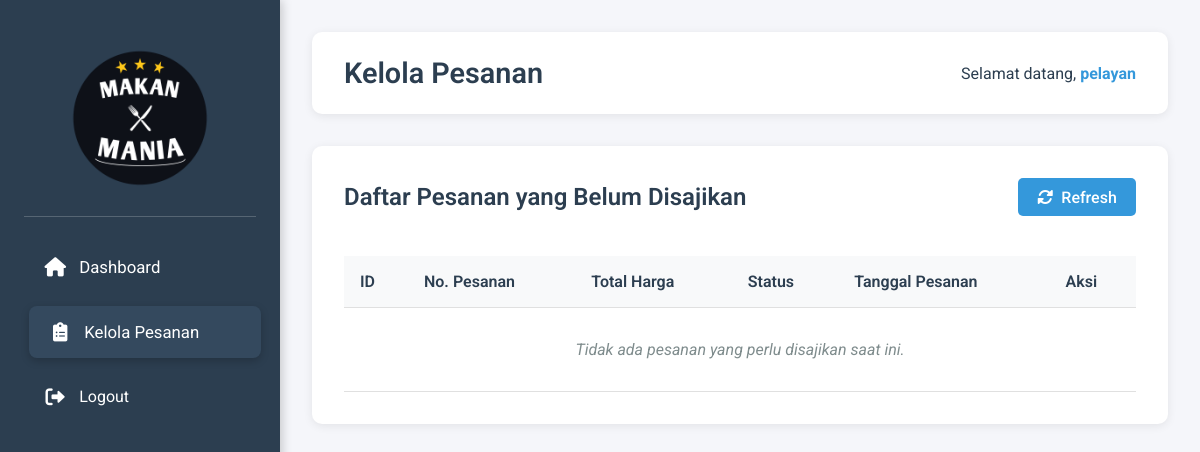
Page /pelayan/kelola-pesanan.php (signed in) on the earlier database version.
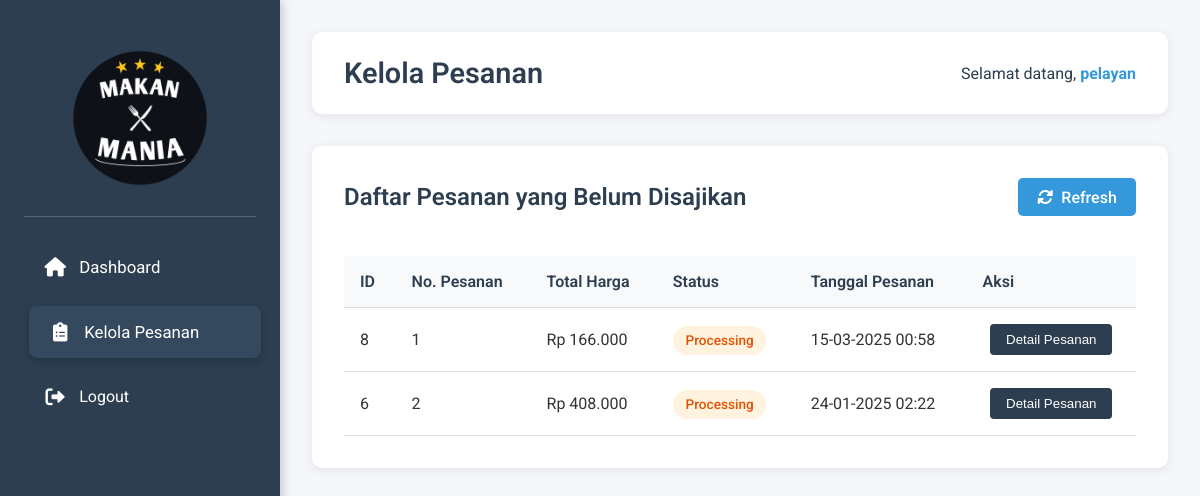
Same page on the later database version.
### tables this page shows
CREATE TABLE `orders` (
  `id` int NOT NULL,
  `order_number` int NOT NULL,
  `total_price` decimal(10,2) NOT NULL,
  `status` enum('pending','processing','completed','cancelled') DEFAULT 'pending',
  `created_at` timestamp NULL DEFAULT CURRENT_TIMESTAMP
);

### pelayan/kelola-pesanan.php (the view, shortened to what this page needs)
<?php
require_once('../database/config-login.php');
$user_id = $_SESSION['user_id'];
$query_user = "SELECT username FROM users WHERE id = $user_id";
$result_user = mysqli_query($conn, $query_user);
$user_data = mysqli_fetch_assoc($result_user);
$username = $user_data['username'];
$query_orders = "SELECT id, order_number, total_price, status, created_at FROM orders WHERE status = 'processing' ORDER BY created_at DESC";
$result_orders = mysqli_query($conn, $query_orders);
?>
<!DOCTYPE html>
<html lang="en">
<head>
    <link rel="stylesheet" href="../css/pelayan-sidebar.css">
    <link rel="stylesheet" href="../css/kelola-pesanan-pelayan.css">
    <link rel="stylesheet" href="https://cdnjs.cloudflare.com/ajax/libs/font-awesome/6.0.0/css/all.min.css">
</head>
<body>
    <div class="container">
        <div class="sidebar">
            <div class="logo">
                <img src="../assets/logo.png" alt="Logo Restoran">
            </div>
            <nav>
                <ul>
                    <li>
                        <a href="dashboard.php">
                            <i class="fas fa-home"></i>
                            <span>Dashboard</span>
                        </a>
                    </li>
                    <li class="active">
                        <a href="kelola-pesanan.php">
                            <i class="fas fa-clipboard-list"></i>
                            <span>Kelola Pesanan</span>
                        </a>
                    </li>
                    <li>
                        <a href="../login.php" class="logout">
                            <i class="fas fa-sign-out-alt"></i> Logout
                        </a>
                    </li>
                </ul>
            </nav>
        </div>
        <div class="main-content">
            <header>
                <h1>Kelola Pesanan</h1>
                <div class="user-welcome">
                    <p>Selamat datang, <span class="username"><?php echo $username; ?></span></p>
                </div>
            </header>
            <div class="orders-container">
                <div class="order-header">
                    <h2>Daftar Pesanan yang Belum Disajikan</h2>
                    <div class="refresh-btn" id="refresh-btn">
                        <i class="fas fa-sync-alt"></i> Refresh
                    </div>
                </div>
                <div class="table-container" id="orders-table">
                    <table>
                        <thead>
                            <tr>
                                <th>ID</th>
                                <th>No. Pesanan</th>
                                <th>Total Harga</th>
                                <th>Status</th>
                                <th>Tanggal Pesanan</th>
                                <th>Aksi</th>
                            </tr>
                        </thead>
                        <tbody>
                            <?php if(mysqli_num_rows($result_orders) > 0): ?>
                                <?php while($order = mysqli_fetch_assoc($result_orders)): ?>
                                <tr>
                                    <td><?php echo $order['id']; ?></td>
                                    <td><?php echo $order['order_number']; ?></td>
                                    <td>Rp <?php echo number_format($order['total_price'], 0, ',', '.'); ?></td>
                                    <td>
                                        <span class="status processing">
                                            <?php echo ucfirst($order['status']); ?>
                                        </span>
                                    </td>
                                    <td><?php echo date('d-m-Y H:i', strtotime($order['created_at'])); ?></td>
                                    <td>
                                        <button class="detail-btn" data-id="<?php echo $order['id']; ?>">
                                            Detail Pesanan
                                        </button>
                                    </td>
                                </tr>
                                <?php endwhile; ?>
                            <?php else: ?>
                                <tr>
                                    <td colspan="6" class="no-data">Tidak ada pesanan yang perlu disajikan saat ini.</td>
                                </tr>
                            <?php endif; ?>
                        </tbody>
                    </table>
                </div>
            </div>
        </div>
    </div>
</body>
</html>

Differences in the rows shown:
added orders: id "8", order_number "1", total_price "166.000", status "Processing", created_at "15-03-2025 00:58"
now on this page (row edited): orders: id "6", order_number "2", total_price "408.000", status "Processing", created_at "24-01-2025 02:22"
Other differences:
text no longer shown: "Tidak ada pesanan yang perlu disajikan saat ini."
